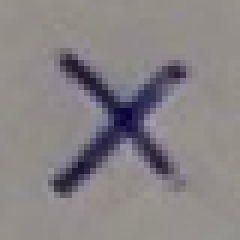
#> input picture images/X1.png, 40 x 40 px, given in place of O.png, which was not available (shown 6 times larger)
$ python tic3.py   (Python 2 division)   (older library calls are emulated)
#> lines starting #> are read from the running program, lines starting #| are printed output that depends on the picture; pictures that were not available may be replaced by others from this repository, and a replacement may not be noted


#GAIN TIME:
#KEEP MEMORY OF NN WEIGHTS, AND SET CONVERGENCE RULE

#TAKING SUBSETS OF IMAGES IS COMMON PRACTICE


#READ FROM LARGE IMAGE, LEARN ON SMALL, OUTPUT LARGE


import numpy
from random import sample
import random
import numpy as np
from numpy import diag
import cPickle
import time
import contextlib
import os
import sys
import scipy
from scipy import misc

os.chdir('/Users/Thomas/git/thesis')

class State(numpy.ndarray):
    symbols = {0: "_", 1: "X", 2: "O"}

    #3x3 array of zeros
    def __new__(subtype):
        arr = numpy.zeros((3,3), dtype=numpy.int8)
        return arr.view(subtype)

    def __hash__(s):
        flat = s.ravel() #array as vector
        code = 0
        for i in xrange(9): code += pow(3,i) * flat[i] #pow(3,i) = 3^i
        return code

    def won(s, player): #all possibilities of winning
        x = s == player
        return numpy.hstack( (x.all(0), x.all(1), diag(x).all(), diag(x[:,::-1]).all()) ).any()

    def full(s):
        return (s != 0).all()

    def __str__(s): #fill the board with current state
        out = [""]
        for i in xrange(3):
            for j in xrange(3):
                out.append(s.symbols[s[i,j]]) #we defined the possible symbols at the begining of the class
            out.append("\n")
        return str(" ").join(out)

class Learner:
    def __init__(s, player, alpha = None, epsilon = None):
        s.valuefunc = dict()
        s.laststate_hash = None
        s.player = player
        s.gamehist = []
        s.traced = False

        if player == 1:
            if alpha == None:
                s.alpha = 0.2
            else:
                s.alpha = alpha
            if epsilon == None:
                s.epsilon = 0.1
            else: s.epsilon = epsilon
        else:
            if alpha == None:
                s.alpha = 0.2
            else: s.alpha = alpha
            if epsilon == None:
                s.epsilon = 0.1
            else: s.epsilon = epsilon

    def enum_actions(s, state):
        #enumerate all possible actions from given state
        res = list()
        for i in xrange(3):
            for j in xrange(3):
                #if a given position in the given state
                #is still empty then add it as a possible action
                if state[i,j] == 0:
                    res.append((i,j))
        return res

    def imvec(s, img):
#> called with img = 'O.png'
        return scipy.misc.imread(img, flatten=True)
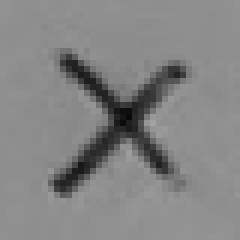
#> returned value: shape (40, 40) float32 (shown 6 times larger); min 9.32, max 162.2, mean 132.6

    # [41 lines left out: functions numvec, stateobs, fullimg, sig, neural_train, not called in this run]

    def neural_test(s, X, w0, w1):
        l1 = s.sig(np.dot(X, w0))
        return s.sig(np.dot(l1, w1))

    def value(s, state, action): #measures the gain after a particular step
        "Assumption: Game has not been won by other player"
        #modify the state: put to the given place(action) the given symbol(player)
        state[action] = s.player
        #hash value is an id used to compare disctionary keys quickly, gives another value to floats (keeps order)
        #id of new state
        hashval = hash(state)
        #access value of the new state
        val = s.valuefunc.get(hashval)

        #if new state has no value yet
        if val == None:
            #if new state is winning assign value 1
            if state.won(s.player): val = 1.0
            #if new state is final but player did not win assign value 0
            elif state.full(): val = 0.5
            #else, game continues
            else: val = 0.2
            #assign value to the new state
            s.valuefunc[hashval] = val
        #reset state to the old value
        state[action] = 0
        #return value of the new state
        return val

    def next_action(s, state): #decide action after maximizing gain
        valuemap = list()
        #enumerate over all possible actions
        for action in s.enum_actions(state):
            #check value of the new state if you make a possible action
            val = s.value(state, action)
            #add it to value map associated with the given action
            valuemap.append((val, action))

        # Random Choice before sorting
        rc = sample(valuemap, 1)[0]

        #Find the actions with the highest value

        #maxval = nn_predict()

        valuemap.sort(key=lambda x:x[0], reverse=True)
        maxval = valuemap[0][0]
        valuemap = filter(lambda x: x[0] >= maxval, valuemap)
        #randomize over the max value actions and return one of them
        opt = sample(valuemap,1)[0]

        split = np.random.choice(2, 1, p=[1-s.epsilon, s.epsilon]).tolist()[0]
        if split == 1:
            return rc
        else:
            return opt

    def next(s, state):
        #If the other player won assign
        if state.won(3-s.player):
            val = 0.0
        #If the game ended assign
        elif state.full():
            val = 0.5
        else:
            #Otherwise find the best action with the associated value
            (val, action) = s.next_action(state)
            #Redefine state according to this action (put the given
            #player`s sign to the optimal action)
            state[action] = s.player

        if state.won(1) or state.won(2) or state.full():
            #If game is finish change traced value to true
            s.traced = True

        #learning step
        #If there was a previous state
        if s.laststate_hash != None:
            #update the value of the previous state (meaning the state you were in the previous step)
            #based on the original values of the previous states, valuefunc, and the value of the new state, val
            s.valuefunc[s.laststate_hash] = (1.0-s.alpha) * s.valuefunc[s.laststate_hash] + s.alpha * val

            #NEW FUNCTION
            #s.valuefunc[s.laststate_hash] = s.alpha * (val - s.valuefunc[s.laststate_hash])

        #update laststate value
        s.lastlaststate_hash = s.laststate_hash
        s.laststate_hash = hash(state)
        #append previous state to the game history
        s.gamehist.append(s.laststate_hash)

    def reset(s):
        #reset the class except valuefunction
        #basically start new game but keep values you already updated
        s.laststate_hash = None
        s.gamehist = []
        s.traced = False

class Game:
    #description of the game = the variable
    #what objects it should have inside
    def __init__(s, learner = None , other = None ):
        if learner == None:
            s.learner = Learner(player=2) #define if we want a second player
        else:
            s.learner = learner
        if other == None:
            s.other = Learner(player=1)
        else:
            s.other = other
        s.reset() #define that reset is part of the game
        s.sp = Selfplay(s.learner) #if we want self learning

        s.O = s.learner.imvec('O.png')
        s.N = s.learner.imvec('N.png')
#> call 2 of imvec, with img = 'N.png'
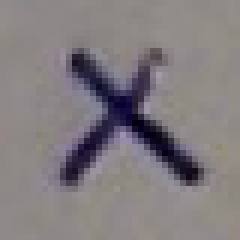
#> input picture images/X6.png, 40 x 40 px, given in place of N.png, which was not available (shown 6 times larger)
#> in imvec (call 2), `return scipy.misc.imread(img, flatten=True)`:
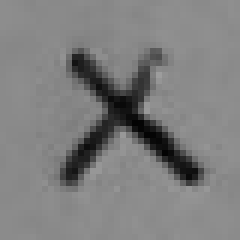
#> returned value: shape (40, 40) float32 (shown 6 times larger); min 3.4, max 157.5, mean 126.9

    #define the reset function
    def reset(s):
        s.state = State()
        s.learner.reset()
        print s.state

    # [45 lines left out: function __call__, not called in this run]

    def selfplay(s, n=10000):
        #selfplay for specific number of rounds
#> called with n = 1200
        for i in xrange(n):
            s.sp.play() #seen in load()
        s.reset() #in the end reset again

    def save(s):
        cPickle.dump(s.learner, open("learn.dat", "w")) #open is for the appointing the name file
        # w = write, we can even add wb so that it is portable between Windows and Unix

    # [4 lines left out: function load, not called in this run]

class Selfplay:

    def __init__(s, learner = None, other = None ):
        # No learner argument --> Create Learner Class for Player 2
        if learner == None:
            s.learner = Learner(player=2)
        # If learner class is passed assign it to learner object
        else:
            s.learner = learner

        if other == None: #oponent player
            s.other = Learner(player=1)
        else:
            s.other = other

        s.i = 0

        s.wining = []
        s.valuesave = dict()

        s.X = np.empty([22500,])
        s.y = np.empty([1,])

    def reset(s):
        s.state = State()
        s.learner.reset()
        s.other.reset()

    def play(s):
        s.reset()

        while True: # Update states of both players
            s.other.next(s.state)
            s.learner.next(s.state)


            #LEARN WITH GENERATED IMAGES

            #initiate game as image, matrix of observations, nb plays
            s.imgstate = s.learner.fullimg(s.state).flatten()
            s.X = np.vstack((s.X, s.imgstate))
            s.y = np.vstack((s.y, 0.0))
            s.plays = s.X.shape[0]

            if s.learner.lastlaststate_hash == None and s.plays-1 <= 1:
                s.X = np.delete(s.X, 0, 0)
                s.y = np.delete(s.y, 0, 0)

            #input value of game if previous game existed
            if s.learner.lastlaststate_hash != None and s.plays-1 > 1:
                s.y[s.plays-2,] = s.learner.valuefunc[s.learner.lastlaststate_hash]


            #generate image observations of all possible next moves
            s.act = s.learner.enum_actions(s.state)
            s.tries = np.empty([22500,])
            for a in s.act:
                s.state[a] = 2
                s.tries = np.vstack((s.tries, s.learner.fullimg(s.state).flatten()))
                s.state[a] = 0
            s.tries = np.delete(s.tries, 0, 0)

            #NN predict on s.tries, pick max
            #np.savetxt('tries.txt', s.tries)


            if s.state.full() or s.state.won(1) or s.state.won(2):
                s.i += 1

                if s.i % 100 == 0:
                    print s.state
                    np.savetxt('imgstate.txt', np.hstack((s.X, s.y)))
                    #s.w0, s.w1, s.l2 = s.learner.neural_train(s.X, s.y)
                    #print np.hstack((s.y, s.l2))
                    #print abs(s.y - s.l2).mean()
                # If game is not finish do the the optimised next step
                if not s.other.traced:
                    s.other.next(s.state)

                if s.state.won(1): s.wining.append(1)
                elif s.state.won(2): s.wining.append(2)
                else: s.wining.append(0)


                for j in [1,3,9,27,81,243,729,2187,6561]:
                    s.other.valuefunc
                    if s.valuesave.get(j) == None: s.valuesave[j] = [s.other.valuefunc[j]]
                    else: s.valuesave[j].append(s.other.valuefunc[j])
                for j in [7, 19, 163, 13123, 5, 165, 13125, 13203, 567]:
                    s.learner.valuefunc
                    if s.valuesave.get(j) == None:
                        if s.learner.valuefunc.get(j) == None: s.valuesave[j] = [None]
                        else: s.valuesave[j] = [s.learner.valuefunc[j]]
                    else:
                        if s.learner.valuefunc.get(j) == None: s.valuesave[j].append(None)
                        else: s.valuesave[j].append(s.learner.valuefunc[j])

                break

if __name__ == "__main__":

    p1 = Learner(player = 1, alpha = 0.2, epsilon = 0.1)
    p2 = Learner(player = 2, alpha = 0.2, epsilon = 0.1)
    g = Game(learner = p2, other = p1)

#> (the run stopped early here; a loop or call above may not have finished)
